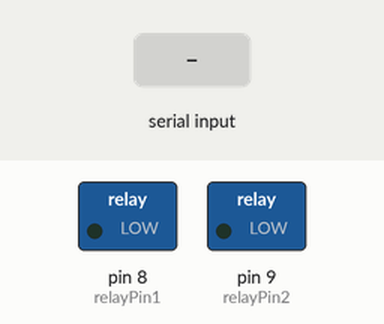
This sketch was run on a simulated Arduino Uno, built with avr-gcc and run on an emulated ATmega328P. Parts: switched loads named in the sketch (green lamp = pin HIGH). The inputs (shaded band) are chosen by the test bench.

Above: at 1.2 s.
1.3 s: "left\n" received over Serial
At 1.38 s:
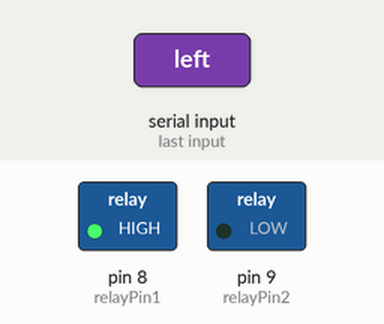
2.9 s: "right\n" received over Serial
At 2.98 s:
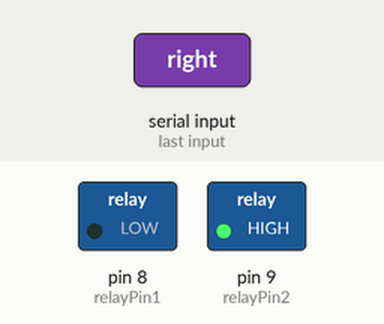
Timing chart, 0 to 5.9 s (numbered marks = the images above; inputs shaded):
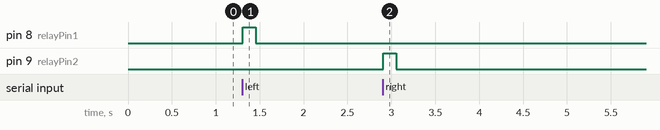

The sketch:

hands.ino
```cpp
const int relayPin1 = 8;
const int relayPin2 = 9;
const int timeout = 150;

String symbol = "";   // for incoming serial data

void setup() {

  Serial.begin(9600);
  // put your setup code here, to run once:
  pinMode(relayPin1, OUTPUT);
  pinMode(relayPin2, OUTPUT);
}

void loop() {

  if (Serial.available() > 0) {

    String keyName = Serial.readStringUntil('\n');

    if (keyName.equals("left")) {

      digitalWrite(relayPin1, HIGH);
      digitalWrite(relayPin2, LOW);
      delay(timeout);
      digitalWrite(relayPin1, LOW);

    } else if (keyName.equals("right")) {

      digitalWrite(relayPin1, LOW);
      digitalWrite(relayPin2, HIGH);
      delay(timeout);
      digitalWrite(relayPin2, LOW);

    }

  }

}
```

Measured:
- after the input at 1.3 s, pin 8 (relayPin1): LOW → HIGH at once, → LOW 0.15 s later
- after the input at 2.9 s, pin 9 (relayPin2): LOW → HIGH at once, → LOW 0.15 s later
